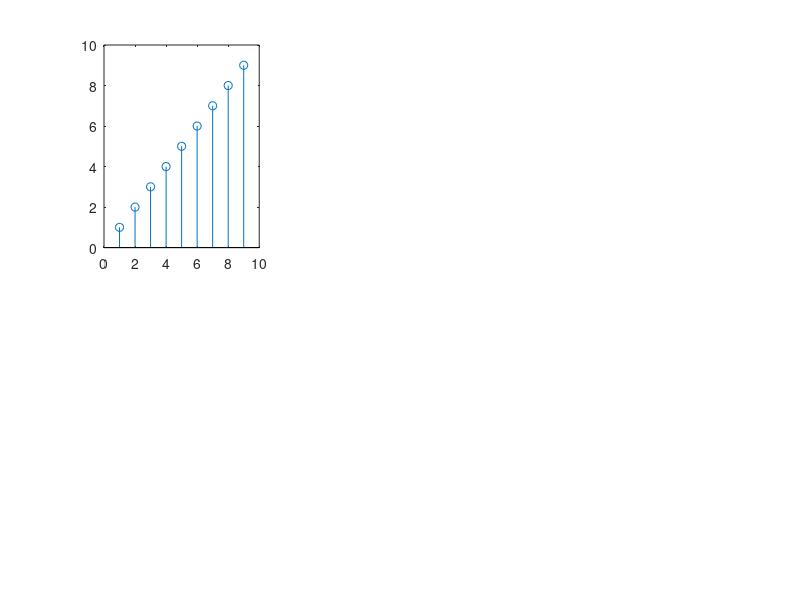

Reproduce this figure in MATLAB. (Note: this script raises an error after producing the figure.)
clc
clear all
a=[1,2,3,4,5,6,7,8,9];
%Verified circular shifting for first shift x<n-3>
out1_fin=zeros(length(a));
for i=1:length(a)
    j=mod(i+3,length(a));
    if(j<=0)
        j=j+length(a)
        out1_fin(j)=a(i);
    else
        out1_fin(j)=a(i);
    end
end
 %Verifying the shift by plotting magnitude and phse spectrum
A=fft(a,length(a));
out1_finfft=fft(out1_fin,length(a));
subplot(2,3,1)
stem(a)
subtitle("Original sequence");
subplot(2,3,2)
stem(angle(A))
subtitle("Phase plot of original")
subplot(2,3,3)
stem(abs(A))
subtitle("Magnitude plot of original")
subplot(2,3,4)
stem(out1_fin)
subtitle("Shifted sequence");
subplot(2,3,5)
stem(angle(out1_finfft))
subtitle("Phase plot of shifted")
subplot(2,3,6)
stem(abs(out1_finfft))
subtitle("Magnitude plot of shifted")

% Finding x<n+3>9
out2_fin=zeros(length(a));
for i=1:length(out2_fin)
    j=i-3;
    if(j<=0)
        j=j+length(a);
        out2_fin(j)=a(i);
    else
        out2_fin(j)=a(i);
    end
end

% x<-n>
out3_fin=zeros(length(a))
for i=1:length(a)
    j=length(a)-i+1
    out3_fin(j)=a(i)
end
figure
subplot(2,2,1)
stem(a)
subtitle("Original sequence");
subplot(2,2,2)
stem(angle(A))
subtitle("Phase of the sequence");
subplot(2,2,3)
stem(out3_fin)
subtitle("reverse sequence");
f3=fft(out3_fin,length(a))

subplot(2,2,4)
stem(angle(f3))
subtitle("Phase of reversed sequence");
